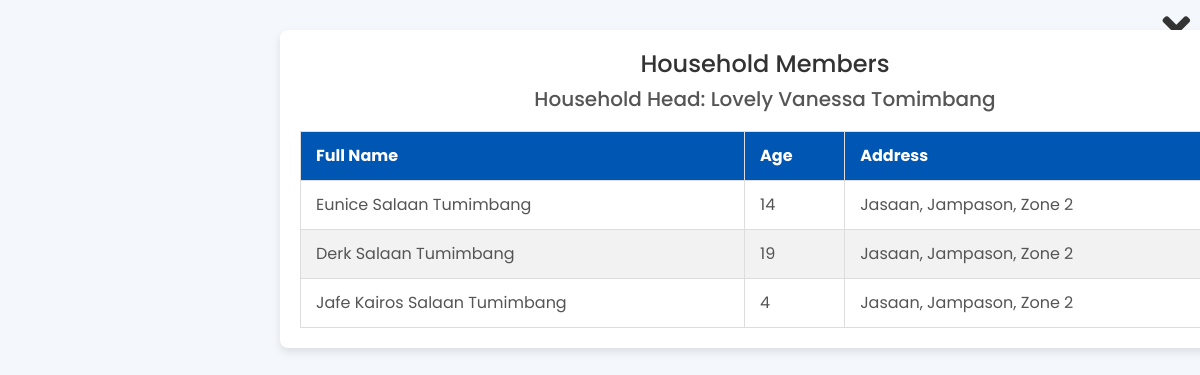
Screenshot of /viewR.php?id=6 with the database file from the repository.
### tables this page shows
CREATE TABLE `rest` (
  `id` int(11) NOT NULL,
  `lastname` varchar(100) DEFAULT NULL,
  `suffix` varchar(10) DEFAULT NULL,
  `firstname` varchar(100) DEFAULT NULL,
  `middlename` varchar(100) DEFAULT NULL,
  `birthdate` date DEFAULT NULL,
  `birthplace` varchar(100) DEFAULT NULL,
  `sex` enum('Male','Female','Other') DEFAULT NULL,
  `civilstatus` enum('Single','Married','Widowed','Divorced','Separated') DEFAULT NULL,
  `religion` varchar(50) DEFAULT NULL,
  `municipality` varchar(100) DEFAULT NULL,
  `barangay` varchar(100) DEFAULT NULL,
  `zone` varchar(50) DEFAULT NULL,
  `employment` varchar(100) DEFAULT NULL,
  `contactnum` varchar(15) DEFAULT NULL,
  `emailadd` varchar(100) DEFAULT NULL,
  `highesteduc` varchar(100) DEFAULT NULL,
  `household_leader_id` int(11) DEFAULT NULL,
  `is_leader` tinyint(1) DEFAULT 0
);

### viewR.php (the view, shortened to what this page needs)
<?php
require_once('config.php');
$household_head_id = isset($_GET['id']) ? $_GET['id'] : null;
$household_head_name = null;
$result = null;
if ($household_head_id) {
    $sql_head = "
        SELECT firstname, middlename, lastname
        FROM rest
        WHERE id = ?";
    $stmt_head = $conn->prepare($sql_head);
    $stmt_head->bind_param("i", $household_head_id);
    $stmt_head->execute();
    $result_head = $stmt_head->get_result();
    if ($result_head && $result_head->num_rows > 0) {
        $head_row = $result_head->fetch_assoc();
        $household_head_name = $head_row['firstname'] . ' ' . $head_row['middlename'] . ' ' . $head_row['lastname'];
    }
$sql = "
    SELECT
        firstname,
        middlename,
        lastname,
        birthdate,
        CONCAT(municipality, ', ', barangay, ', ', zone) AS address
    FROM
        rest
    WHERE
        household_leader_id = ?";
$stmt = $conn->prepare($sql);
$stmt->bind_param("i", $household_head_id);
$stmt->execute();
$result = $stmt->get_result();
}
?>
<!DOCTYPE html>
<html lang="en">
<head>
    <link href="https://stackpath.bootstrapcdn.com/bootstrap/4.5.0/css/bootstrap.min.css" rel="stylesheet">
    <link rel="stylesheet" href="style.css">
    <link href="https://cdnjs.cloudflare.com/ajax/libs/font-awesome/5.15.3/css/all.min.css" rel="stylesheet">
</head>
<body>
<a href="household.php" class="close-btn">
        </a>
    <div class="content">
        <h1>Household Members</h1>
        <?php if ($household_head_name): ?>
            <h2>Household Head: <?= htmlspecialchars($household_head_name) ?></h2>
        <?php endif; ?>
        <?php if ($result && $result->num_rows > 0): ?>
            <table>
                <thead>
                    <tr>
                        <th>Full Name</th>
                        <th>Age</th>
                        <th>Address</th>
                    </tr>
                </thead>
                <tbody>
                    <?php while ($row = $result->fetch_assoc()): ?>
                        <?php
                        $full_name = $row["firstname"] . " " . $row["middlename"] . " " . $row["lastname"];
                        $age = date_diff(date_create($row["birthdate"]), date_create('today'))->y;
                        ?>
                        <tr>
                            <td><?= htmlspecialchars($full_name) ?></td>
                            <td><?= htmlspecialchars($age) ?></td>
                            <td><?= htmlspecialchars($row["address"]) ?></td>
                        </tr>
                    <?php endwhile; ?>
                </tbody>
            </table>
        <?php else: ?>
            <p>No members found for this household.</p>
        <?php endif; ?>
    </div>
</body>
</html>

### style.css (style rules this page uses)
:root { --light: #f6f6f9; --primary: #1976D2; --light-primary: #CFE8FF; --grey: #eee; --dark-grey: #AAAAAA; --dark: #363949; --danger: #D32F2F; --light-danger: #FECDD3; --warning: #FBC02D; --light-warning: #FFF2C6; --success: #388E3C; --light-success: #BBF7D0; }
* { margin: 0; padding: 0; box-sizing: border-box; font-family: 'Poppins', sans-serif; }
a { text-decoration: none; }
html { overflow-x: hidden; }
body { background: var(--grey); overflow-x: hidden; }
.content { position: relative; width: calc(100% - 230px); left: 230px; transition: all 0.3s ease; }

### viewR.php (style rules this page uses)
body { font-family: Arial, sans-serif; background-color: #f4f7fc; margin: 0; padding: 0; }
.content { padding: 20px; background-color: white; margin: 30px auto; border-radius: 8px; max-width: 1000px; box-shadow: 0 4px 8px rgba(0, 0, 0, 0.1); text-align: center; margin-left: 50px; }
h1 { color: #333; font-size: 24px; }
h2 { color: #555; font-size: 20px; margin-bottom: 20px; }
.close-btn { font-size: 24px; color: #ff0000; text-decoration: none; margin-bottom: 20px; display: inline-block; }
table { width: 100%; border-collapse: collapse; margin-top: 50px; margin: 0 auto; }
table, th, td { border: 1px solid #ddd; text-align: left; }
th, td { padding: 12px 15px; }
th { background-color: #0056b3; color: white; }
tr:nth-child(even) { background-color: #f2f2f2; }
td { color: #555; }
.close-btn { position: absolute; top: 10px; right: 10px; font-size: 30px; color: #333; text-decoration: none; }

### rows the page displays
rest: household_head_name "Lovely Vanessa Tomimbang"
rest: full_name "Eunice Salaan Tumimbang", birthdate "14", address "Jasaan, Jampason, Zone 2"
rest: full_name "Derk Salaan Tumimbang", birthdate "19", address "Jasaan, Jampason, Zone 2"
rest: full_name "Jafe Kairos Salaan Tumimbang", birthdate "4", address "Jasaan, Jampason, Zone 2"
